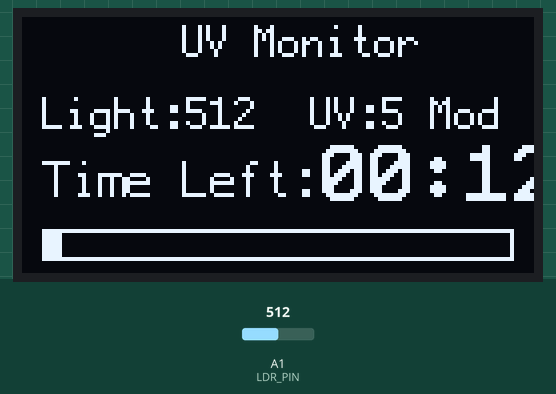
Recording of a sketch running on a simulated Arduino Uno, built with avr-gcc and run on an emulated ATmega328P. Shown: 128×64 one-colour display. Inputs (shaded band) come from the test bench; at power-on: A1 (LDR_PIN) = 512. What the sketch prints to the serial monitor is not drawn.

Above: at 1.3 s.
1.4 s: A1 (LDR_PIN) set to 716
At 2.4 s:
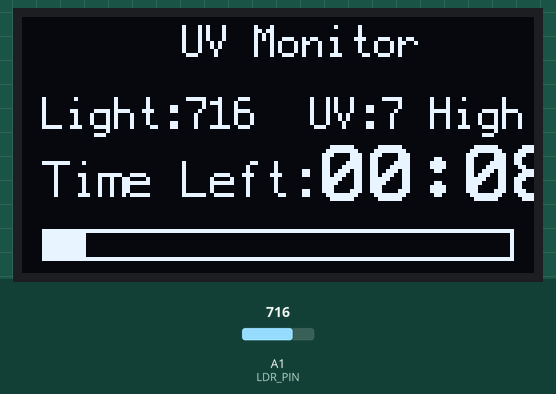
4.4 s: A1 (LDR_PIN) set to 900
At 5.8 s:
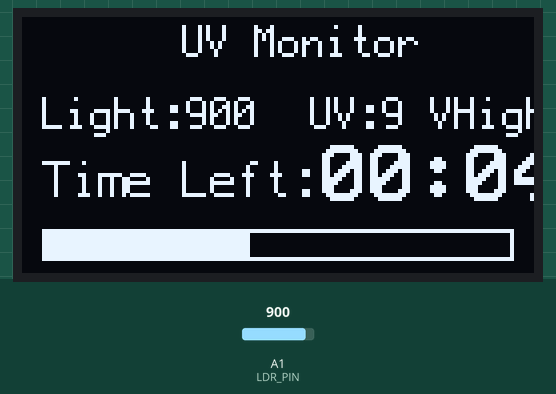
7.4 s: A1 (LDR_PIN) set to 1023
At 10.2 s:
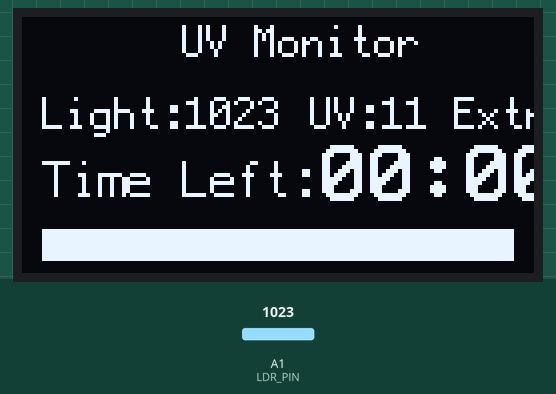
10.4 s: A1 (LDR_PIN) set to 122
At 12.7 s:
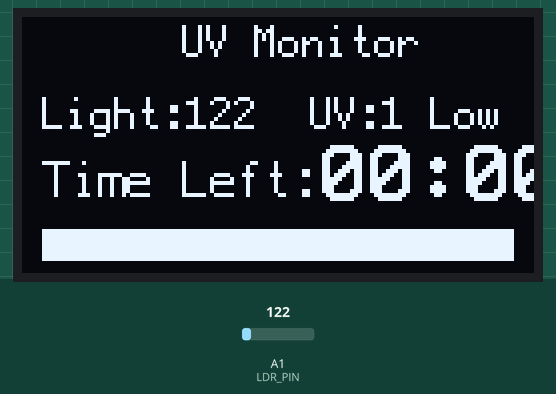
Timing chart, 0 to 13.9 s (numbered marks = the images above; inputs shaded):
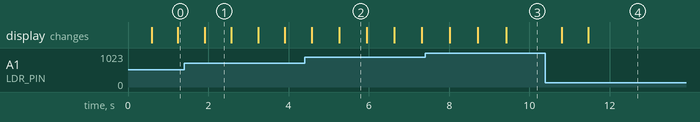

Measured:
- after the input at 1.4 s, the display: changes after 0.51 s (image 1)
- after the input at 4.4 s, the display: first differs from a run without the input after 0.86 s (image 2)
- after the input at 7.4 s, the display: first changes after 0.61 s (image 3 shows a later state)
- after the input at 10.4 s, the display: first changes after 0.41 s (image 4 shows a later state)
- what the display in image 1 shows lasts 0.7 s, from 1.9 s to 2.6 s

The sketch:

LDR_test_code_with_timer_logic.ino
```cpp
#include <U8g2lib.h>


// ================= OLED =================

U8G2_SH1106_128X64_NONAME_1_HW_I2C u8g2(
  U8G2_R0,
  U8X8_PIN_NONE
);


// ================= LDR MODULE =================

#define LDR_PIN A1

int lightValue = 0;       // FIXED
int UV_index = 1;
int previousUV = 1;


// ================= TIMER =================

unsigned long startTime;
unsigned long exposureTime;


// ================= SETUP =================

void setup()
{
  u8g2.begin();

  Serial.begin(9600);


  UV_index = readLightSensor();


  if(UV_index < 1)
    UV_index = 1;


  previousUV = UV_index;


  exposureTime =
  (unsigned long)((200.0 /
  (3.0 * UV_index))*1000);


  startTime = millis();

}


// ================= LOOP =================

void loop()
{

  unsigned long currentTime = millis();


  UV_index = readLightSensor();


  if(UV_index < 1)
    UV_index = 1;


  Serial.print("Light Level: ");
  Serial.println(lightValue);


  unsigned long elapsedTime =
  currentTime - startTime;


  // Adjust timer if light changes

  if(UV_index != previousUV)
  {

    float progress =
    (float)elapsedTime /
    (float)exposureTime;


    exposureTime =
    (unsigned long)((200.0 /
    (3.0 * UV_index))*1000);


    startTime =
    currentTime -
    (unsigned long)
    (progress * exposureTime);


    previousUV = UV_index;

  }


  elapsedTime =
  currentTime - startTime;


  if(elapsedTime > exposureTime)
    elapsedTime = exposureTime;


  int percentage =
  (elapsedTime * 100) /
  exposureTime;


  if(percentage > 100)
    percentage = 100;


  u8g2.firstPage();

  do
  {

    drawDisplay(
      percentage,
      elapsedTime
    );


  }while(u8g2.nextPage());


  delay(200);

}


// ================= DISPLAY =================

void drawDisplay(
int percentage,
unsigned long elapsedTime
)
{

  char lightText[20];
  char uvText[25];
  char timeText[10];


  unsigned long remaining;


  if(elapsedTime >= exposureTime)
    remaining = 0;

  else
    remaining =
    exposureTime - elapsedTime;


  int minutes =
  remaining / 60000;


  int seconds =
  (remaining % 60000) / 1000;


  sprintf(timeText,
  "%02d:%02d",
  minutes,
  seconds);


  sprintf(lightText,
  "Light:%d",
  lightValue);


  sprintf(uvText,
  "UV:%d %s",
  UV_index,
  getUVRange(UV_index));


  // -------- OLED --------


  u8g2.setFontMode(1);


  // Title

  u8g2.setFont(
  u8g2_font_profont12_tr);


  u8g2.drawStr(
  40,
  10,
  "UV Monitor"
  );


  // Light

  u8g2.setFont(
  u8g2_font_profont12_tr);


  u8g2.drawStr(
  5,
  28,
  lightText
  );


  // UV

  u8g2.drawStr(
  72,
  28,
  uvText
  );


  // Time

  u8g2.setFont(
  u8g2_font_profont15_tr);


  u8g2.drawStr(
  5,
  45,
  "Time Left:"
  );


  u8g2.setFont(
  u8g2_font_profont22_tr);


  u8g2.drawStr(
  75,
  46,
  timeText
  );


  // Progress bar

  u8g2.drawFrame(
  5,
  53,
  118,
  8
  );


  int barWidth =
  (116 * percentage) / 100;


  u8g2.drawBox(
  6,
  54,
  barWidth,
  6
  );

}


// ================= LDR READING =================

int readLightSensor()
{

  long total = 0;


  // Average 20 samples

  for(int i=0;i<20;i++)
  {

    total += analogRead(LDR_PIN);

    delay(5);

  }


  lightValue =
  total / 20;


  // Convert light level to fake UV

  int uv =
  map(lightValue,0,1023,0,11);


  if(uv < 0)
    uv = 0;


  if(uv > 11)
    uv = 11;


  return uv;

}


// ================= UV RANGE =================

const char* getUVRange(int uv)
{

  if(uv <= 2)
    return "Low";

  else if(uv <= 5)
    return "Mod";

  else if(uv <= 7)
    return "High";

  else if(uv <= 10)
    return "VHigh";

  else
    return "Extreme";

}
```
